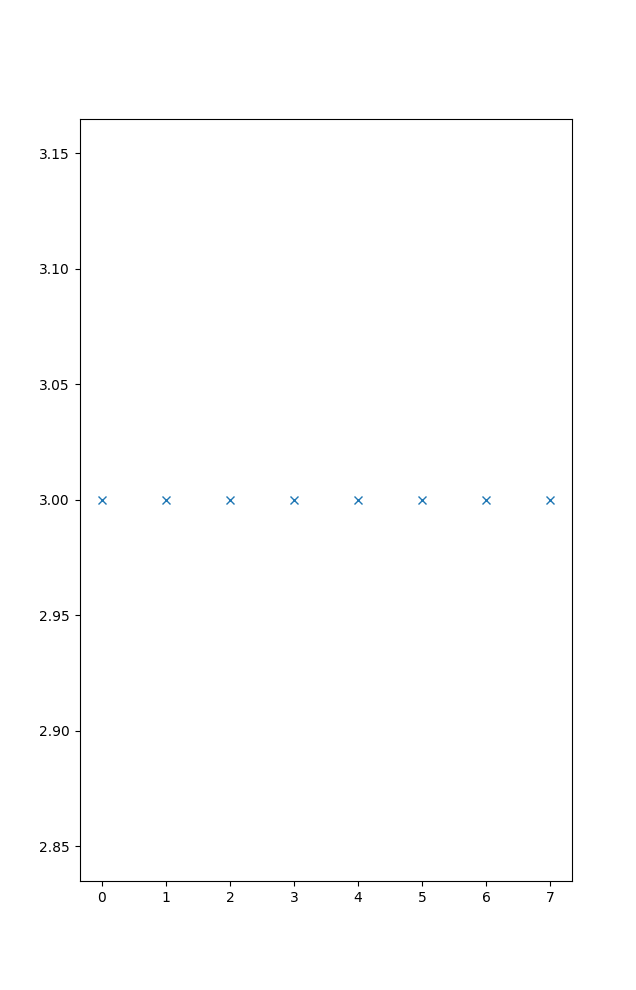

Python code for this plot:
#!/usr/bin/env python3
# -*- coding: utf-8 -*-
"""
Task 2: What does * and + do to a list

By Jawad Tanana

z5320158
"""
import matplotlib.pyplot as plt
"""
idk = [1, 2] * 4;

print(idk);

# * this operator multiplies what is inside the list four
# times.

idk_2 = [10] + [23, 15, 66] + [-3, -5]
print(idk_2);

# + operator adds the components into the list
"""
# Task 3:

list_hor = [];
list_ver = [3] * 8;

for i in range(8):
    list_hor.append(i);


print(list_hor);
print(list_ver);

fig1 = plt.figure() # Create the table
plt.plot(list_hor, list_ver, 'x') # Plot the axis which i have specified

plt.show() # This prints the actual plot out


plt.xlabel('X-axis') # Label for the X- Axis
plt.ylabel('Y-axis') # Label for the Y- Axis
fig1.savefig('part_b2.png') # Save theplot as a png
